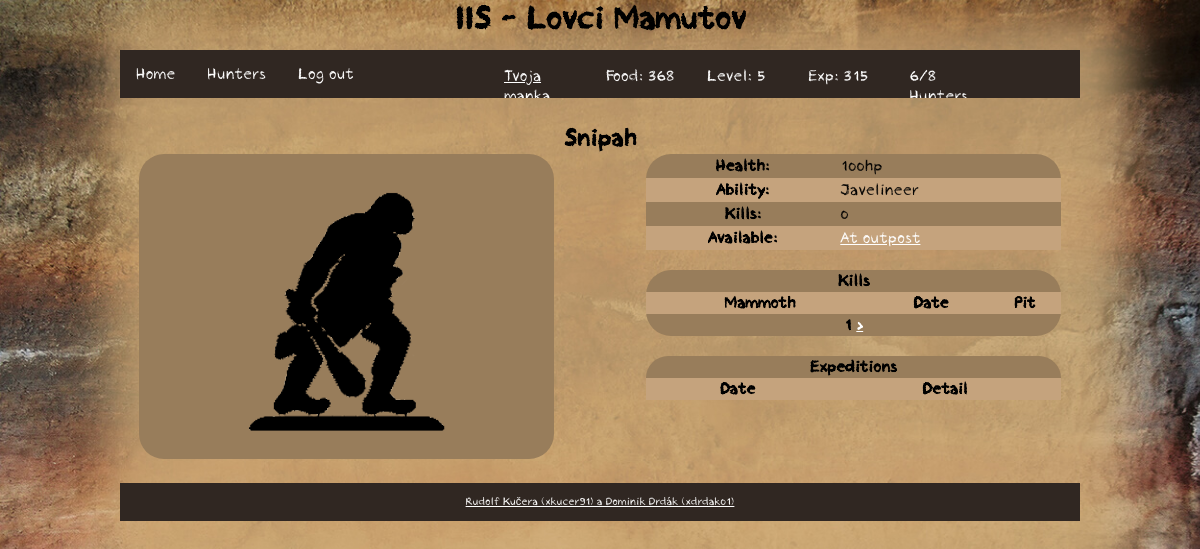
/iis/hunter/detail/4 (signed in), run on an earlier commit of the app's database.
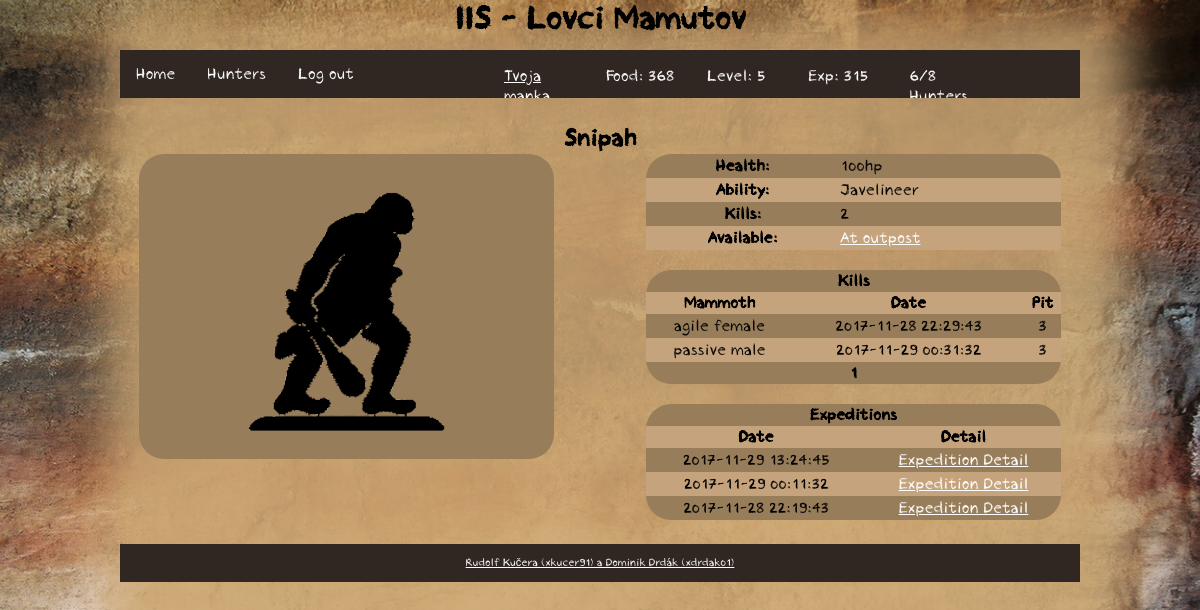
And on a later commit of the database.
### tables this page shows
CREATE TABLE `user` (
  `id` int(11) NOT NULL,
  `name` varchar(255) NOT NULL,
  `password` varchar(255) NOT NULL,
  `level` int(11) NOT NULL,
  `food` int(11) NOT NULL,
  `experience` int(11) NOT NULL,
  `role` varchar(10) NOT NULL
);

CREATE TABLE `hunter` (
  `id` int(11) NOT NULL,
  `user` int(11) NOT NULL,
  `name` varchar(15) NOT NULL,
  `health` int(11) NOT NULL,
  `ability` int(11) NOT NULL,
  `available` int(11) NOT NULL
);

CREATE TABLE `ability` (
  `id` int(11) NOT NULL,
  `name` varchar(255) NOT NULL
);

CREATE TABLE `murder` (
  `hunterId` int(11) NOT NULL,
  `mammothId` varchar(255) NOT NULL,
  `date` varchar(255) NOT NULL,
  `type` int(11) NOT NULL,
  `pitId` int(11) NOT NULL
);

CREATE TABLE `mammoth` (
  `id` varchar(255) NOT NULL,
  `sign` varchar(255) NOT NULL,
  `properties` varchar(255) NOT NULL,
  `gender` varchar(255) NOT NULL
);

CREATE TABLE `expedition_member` (
  `hunterId` int(11) NOT NULL,
  `expeditionId` varchar(255) NOT NULL,
  `dmg` int(11) NOT NULL,
  `since` varchar(255) NOT NULL,
  `until` varchar(255) NOT NULL
);

CREATE TABLE `expedition` (
  `id` varchar(255) NOT NULL,
  `user` int(11) NOT NULL,
  `date` varchar(255) NOT NULL,
  `status` text NOT NULL,
  `success` int(11) NOT NULL,
  `report` varchar(255) NOT NULL,
  `finishTime` text NOT NULL,
  `food` int(11) NOT NULL,
  `experience` int(11) NOT NULL
);

### controller/RouterController.php (called while the page is built, shortened)
<?php
class RouterController extends Controller
{
	protected $controller;
	private function dashToCamelCase($text)
	{
		$word = str_replace('-', ' ', $text);
		$word = ucwords($word);
		$word = str_replace(' ', '', $word);
		return $word;
	}
	private function parseURL($url)
	{
        $parsedURL = parse_url($url);
		$parsedURL["path"] = ltrim($parsedURL["path"], "/");
		$parsedURL["path"] = trim($parsedURL["path"]);
		$splitPath = explode("/", $parsedURL["path"]);
		return $splitPath;
	}
    public function handle($parameters)
    {
		$parsedURL = $this->parseURL($parameters[0]);
		$iis = array_shift($parsedURL);
		$controllerClass = $this->dashToCamelCase(array_shift($parsedURL)) . 'Controller';
		if (file_exists('controller/' . $controllerClass . '.php'))
			$this->controller = new $controllerClass;
		else
			$this->redirect('error');
        $this->controller->handle($parsedURL);
		if (isLoggedIn()) {
			$this->data['user'] = new User($_SESSION['user']);
		}
		$this->view = 'template';
    }
}

### index.php (called while the page is built, shortened)
<?php
require_once('functions.php');
$router = new RouterController();
$router->handle(array($_SERVER['REQUEST_URI']));
$router->writeView();

### functions.php (called while the page is built, shortened)
<?php
function isLoggedIn() {
	if (isset($_SESSION['user']))
		return true;
	else
		return false;
}
function url($url) {
	return Controller::$url . $url;
}

### model/Db.php (called while the page is built)
<?php
class Db {
    private static $connection;
    private static $settings = array(
		PDO::ATTR_ERRMODE => PDO::ERRMODE_EXCEPTION,
		PDO::MYSQL_ATTR_INIT_COMMAND => "SET NAMES utf8",
		PDO::ATTR_EMULATE_PREPARES => false,
	);
    public static function connect($host, $user, $password, $database) {
		if (!isset(self::$connection)) {
			self::$connection = @new PDO(
				"mysql:host=$host;dbname=$database",
				$user,
				$password,
				self::$settings
			);
		}
	}
    public static function queryOne($query, $parameters = array()) {
		$result = self::$connection->prepare($query);
		$result->execute($parameters);
		return $result->fetch();
	}
    public static function queryAll($query, $parameters = array()) {
		$result = self::$connection->prepare($query);
		$result->execute($parameters);
		return $result->fetchAll();
	}
    public static function querySingle($query, $parameters = array()) {
		$result = self::queryOne($query, $parameters);
		return $result[0];
	}
	public static function query($query, $parameters = array()) {
		$result = self::$connection->prepare($query);
		$result->execute($parameters);
		return $result->rowCount();
	}
}

### model/user.php (called while the page is built, shortened)
<?php
class User {
	private $id;
	private $name;
	private $level;
	private $food;
	private $experience;
	private $role;
	public function __construct ($name) {
		$user = Db::queryOne('SELECT * FROM user WHERE name = ?',[$name]);
		if (empty($user)) {
			$this->name = $name;
			$this->level = 1;
			$this->food = 100;
			$this->experience = 0;
			$this->role = 'user';
		} else {
			$this->id = $user['id'];
			$this->name = $user['name'];
			$this->level = $user['level'];
			$this->food =  $user['food'];
			$this->experience =  $user['experience'];
			$this->role = $user['role'];
		}
	}
	public function setId() {
		$this->id = Db::querySingle('SELECT id FROM user WHERE name = ?', [$this->name]);
	}
	public function getId() {
		if (isset($this->id))
			return $this->id;
		else
			return $this->id = Db::querySingle('SELECT id FROM user WHERE name = ?', [$this->name]);
	}
	public function getLevel() {
		return $this->level;
	}
	public function getFood() {
		return $this->food;
	}
	public function getExp() {
		return $this->experience;
	}
	public function getRole() {
		return $this->role;
	}
	public function getMyHuntersCount() {
		return Db::query('SELECT * FROM hunter WHERE user = ? AND health > ?', [$this->id,0]);
	}
	public function reward($food, $experience) {
		$this->food += $food;
		$this->experience += $experience;
	}
	public function computeLevel() {
		if ($this->experience > $this->level * 100) {
			$this->experience -= $this->level * 100;
			$this->level++;
		}
	}
}

### controller/HunterController.php (called while the page is built, shortened)
<?php
class HunterController extends Controller
{
    public function handle($parameters)
    {
    	if (!isLoggedIn()) {
    		$this->redirect('error');
    	} else {
			$user = new User($_SESSION['user']);
			$user->setId();
		}
        Expedition::check($user);
    	if (isset($parameters)) {
    		if ($parameters[0] == 'create') {
                if (isset($parameters[1]) && ($parameters[1] == 'init'))
				    $this->create($parameters, $user,'init');
                else
                    $this->create($parameters, $user);
    		} else if ($parameters[0] == 'overview') {
				$this->overview($parameters,$user);
    		} else if ($parameters[0] == 'detail') {
                $this->detail($parameters,$user);
            }
    	}
    }
    public function detail($parameters, $user) {
        if (isset($_GET['page']))
            $page = $_GET['page'];
        else
            $_GET['page'] = $page = 1;
        $this->data['hunter'] = Hunter::getHunterById($parameters[1]);
        $this->data['kills'] = Hunter::getKills($parameters[1], $page);
        $this->data['outpost'] = Hunter::getOutpost($parameters[1]);
        $this->data['expeditions'] = Hunter::getExpeditions($parameters[1]);
        $this->view = 'hunterDetail';
    }
}

### model/hunter.php (called while the page is built, shortened)
<?php
class Hunter {
	public static function getHunterById($id) {
		return Db::queryOne('SELECT * FROM hunter WHERE id = ?', [$id]);
	}
	public static function getKills($id, $page) {
		return Db::queryAll('SELECT * FROM murder LEFT JOIN mammoth ON mammoth.id=murder.mammothId WHERE hunterId = ? AND type = ? LIMIT ?,4',[$id,1,($page-1)*4]);
	}
	public static function getOutpost($id) {
		return Db::querySingle('SELECT outpostId FROM outpost_member WHERE hunterId = ? AND until = ?',[$id, ""]);
	}
	public static function getExpeditions($id) {
		return Db::queryAll('SELECT * FROM expedition_member LEFT JOIN expedition ON expedition.id=expedition_member.expeditionId WHERE hunterId = ? ORDER BY since DESC LIMIT 4',[$id]);
	}
}

### model/ability.php (called while the page is built, shortened)
<?php
class Ability {
	public static function getAbilityName($id) {
		return Db::querySingle('SELECT name FROM ability WHERE id = ?', [$id]);
	}
}

### model/expedition.php (called while the page is built, shortened)
<?php
class Expedition {
	public static function check($user) {
		$expeditions = Db::queryAll('SELECT * FROM expedition WHERE user = ?', [$user->getId()]);
	}
}

### view/hunterDetail.phtml (the view, shortened to what this page needs)
<h1><?= $hunter['name']?></h1>
<div id="hunterDetail">
	<div id="hunterDetailImg">
		<img src="<?= url('img/hunter.png') ?>">
	</div>
	<table>
		<tr>
			<th>Health:</th>
			<td><?= $hunter['health'] ?>hp</td>
		</tr>
		<tr>
			<th>Ability:</th>
			<td><?= Ability::getAbilityName($hunter['ability']) ?></td>
		</tr>
		<tr>
			<th>Kills:</th>
			<td><?= sizeof($kills); ?></td>
		</tr>
		<tr>
			<th>Available:</th>
			<td>
				<?php if ($hunter['available'] == 1 ) : ?>
					Available
				<?php else : ?>
					<?php if (!empty($expedition)) : ?>
						<a href="<?= url('expedition/detail/'.$expedition) ?>">At expedition</a>
					<?php elseif (!empty($outpost)) : ?>
						<a href="<?= url('outpost/detail/'.$outpost) ?>">At outpost</a>
					<?php else : ?>
						Unavailable
					<?php endif; ?>
				<?php endif; ?>
			</td>
		</tr>
	</table>
	<br>
	<table id="hunterDetailKills">
		<tr>
			<th colspan="3">Kills</th>
		</tr>
		<tr>
			<th>Mammoth</th>
			<th>Date</th>
			<th>Pit</th>
		</tr>
		<?php foreach ($kills as $kill) : ?>
			<tr>
				<td><?= $kill['properties'] . ' ' . $kill['gender'] ?></td>
				<td><?= $kill['date'] ?></td>
				<td><?= $kill['pitId'] ?></td>
			</tr>
		<?php endforeach; ?>
		<tr>
		<th colspan="53">
			<?= $_GET['page'] ?>
			<?php if (sizeof($kills)%4 == 0) : ?>
				<a href="<?= url('hunter/detail/'.$kill['hunterId'].'?page='.($_GET['page'] + 1)) ?>">></a>
			<?php endif; ?>
		</th>
	</tr>
	</table>
	<table id="hunterHistory">
		<tr>
			<th colspan="3">Expeditions</th>
		</tr>
		<tr>
			<th>Date</th>
			<th>Detail</th>
		</tr>
		<?php foreach ($expeditions as $exp) : ?>
			<tr>
				<td><?= $exp['date'] ?></td>
				<td><a href="<?= url('expedition/detail/'.$exp['id']) ?>">Expedition Detail</a></td>
			</tr>
		<?php endforeach; ?>
	</table>
</div>

### controller/Controller.php (shortened to what this page needs)
<?php
abstract class Controller
{
    protected $view = "";
    public function writeView()
    {
        if ($this->view)
        {
            require("view/" . $this->view . ".phtml");
        }
    }
}

### view/template.phtml (shortened to what this page needs)
<!DOCTYPE html>
<html lang="cs-cz">
	<head>
		<link rel="stylesheet" href="<?= url('css/style.css') ?>" type="text/css"/>
		<link rel="stylesheet" href="<?= url('css/navigation.css') ?>" type="text/css"/>
		<link rel="stylesheet" href="<?= url('css/start.css') ?>" type="text/css"/>
		<link rel="stylesheet" href="<?= url('css/hunter.css') ?>" type="text/css"/>
		<link rel="stylesheet" href="<?= url('css/outpost.css') ?>" type="text/css"/>
		<link rel="stylesheet" href="<?= url('css/expedition.css') ?>" type="text/css"/>
		<link rel="stylesheet" href="<?= url('css/user.css') ?>" type="text/css"/>
		<link rel="stylesheet" href="<?= url('css/admin.css') ?>" type="text/css"/>
	</head>
	<body>
		<header>
			<div class="center">
				<h1>IIS - Lovci Mamutov</h1>
			</div>
		</header>
		<nav>
			<div class="center">
				<ul>
					<li><a href="<?= url('home') ?>">Home</a></li>
					<?php if (isLoggedIn()): ?>
						<li><a href="<?= url('hunter/overview') ?>">Hunters</a></li>
						<li><a href="<?= url('logout') ?>">Log out</a></li>
						<div id="stats">
							<p id="stats-name"><a href="<?= url('user/detail/'.$user->getId()) ?>"><?= $_SESSION['user'] ?></a></p>
							<p id="stats-food">Food: <?= $user->getFood()?></p>
							<p id="stats-lvl">Level: <?= $user->getLevel()?></p>
							<p id="stats-exp">Exp: <?= $user->getExp()?></p>
							<p id="stats-hunters"><?= $user->getMyHuntersCount() ?>/<?= $user->getLevel()+3?> Hunters</p>
						</div>
					<?php endif; ?>
				</ul>
			</div>
		</nav>
		<article>
			<div class="center">
				<?php $this->controller->writeView();  ?>
			</div>
		</article>
		<footer>
			<div class="center">
				<p>
					<?php if (isLoggedIn()) : ?>
						<?php if ($user->getRole() == 'admin') : ?>
							<a href="<?= url('admin/controlPanel') ?>">Rudolf Kučera (xkucer91) a Dominik Drdák (xdrdak01)</a>
						<?php else : ?>
							Rudolf Kučera (xkucer91) a Dominik Drdák (xdrdak01)
						<?php endif; ?>
					<?php else : ?>
						<a href="<?= url('admin/login') ?>">Rudolf Kučera (xkucer91) a Dominik Drdák (xdrdak01)</a>
					<?php endif; ?>
				</p>
			</div>
		</footer>
	</body>
</html>

### css/style.css (style rules this page uses)
html { height: 100%; width: 100%; margin: 0; padding: 0; font-family: 'Crayon Hand', Arial, sans-serif; font-weight:normal; font-style:normal; text-shadow: none; }
body { width: 100%; margin: 0; padding: 0; min-height: 100%; float: left; background-image: url('../img/bg.jpg'); background-size: cover; background-repeat: no-repeat; background-attachment: fixed; }
header { width: 100%; height: 50px; margin: 0; padding: 0; float: left; }
article { margin: 0; padding: 2%; width: 96%; min-height: 200px; float: left; }
footer { width: 100%; font-size: 11px; text-align: center; float: left; margin: 0; }
footer .center { background-color: #302722; color: white; padding-top: 1px; padding-bottom: 1px; }
.center { margin: 0 auto; padding: 0; width: 80%; }
h1 { margin: 0; text-align: center; }
a, a:visited { color: white; }

### css/navigation.css (style rules this page uses)
nav { height: 50px; width: 100%; margin: 0; padding: 0; float: left; }
nav ul { list-style-type: none; margin: 0; padding: 0; overflow: hidden; background-color: #302722; }
nav li { float: left; margin-bottom: 0; }
nav li a { display: block; color: white; text-align: center; padding: 14px 16px; text-decoration: none; margin-bottom: 0; }
#stats { height: 40px; width:60%; float:right; color: white; }
#stats p { float:left; height: 40px; width: 15%; margin-right: 15px; }

### css/hunter.css (style rules this page uses)
#hunterDetailImg { background-color: #987d5b; border-radius: 25px; float: left; width: 45%; text-align: center; }
#hunterDetailImg img { margin: auto; }
#hunterDetail table { border-collapse: collapse; width: 45%; float: right; background-color: #987d5b; border-radius: 25px; }
#hunterDetail td { padding-top: 2px; padding-bottom: 2px; }
#hunterDetail tr:nth-child(2n) { border-collapse: collapse; background-color: #c5a37d; }
#hunterDetailKills { margin-top: 20px; text-align: center; }
#hunterHistory { margin-top: 20px; text-align: center; }

What changed in the data, as far as the page shows it:
added murder: mammothId.properties "agile", mammothId.gender "female", date "2017-11-28 22:29:43", pitId "3"
added murder: mammothId.properties "passive", mammothId.gender "male", date "2017-11-29 00:31:32", pitId "3"
added expedition_member: expeditionId.date "2017-11-29 13:24:45"
added expedition_member: expeditionId.date "2017-11-29 00:11:32"
added expedition_member: expeditionId.date "2017-11-28 22:19:43"
Also different on the page:
sizeof($kills): "0" → "2"
